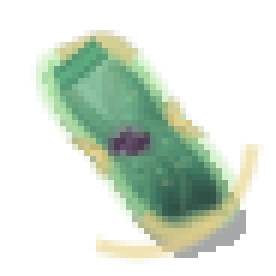
#> input picture prototypes/defold/main/art/actor_00.png, 46 x 46 px, given in place of bed_0_0.png, which was not available (shown 6 times larger)
$ python bake_terrain.py ../main/art/actor_00.png
#> lines starting #> are read from the running program, lines starting #| are printed output that depends on the picture
"""Pack the original Godot terrain and fluid optical lookup into Defold atlases."""
from pathlib import Path
import argparse

import numpy as np
from PIL import Image

MAIN = Path(__file__).resolve().parents[1] / "main"
ART = MAIN / "art"


def texture_water(source):
    """Add softly scattered micro-debris to the blue channel of the flow map."""
    rgb = np.asarray(source.convert("RGB")).copy()
    height, width = rgb.shape[:2]
    rng = np.random.default_rng(414)
    sediment = np.zeros((height, width), dtype=np.float32)
    offsets = np.arange(-4, 5)
    x, y = np.meshgrid(offsets, offsets)
    for _ in range(460):
        cx, cy = rng.integers(0, (width, height))
        angle = rng.uniform(0, np.pi)
        u = x * np.cos(angle) + y * np.sin(angle)
        v = -x * np.sin(angle) + y * np.cos(angle)
        grain = rng.uniform(.20, .82) * np.exp(-(u / rng.uniform(1, 2.8))**2 - (v / .65)**2)
        patch = np.ix_((cy + offsets) % height, (cx + offsets) % width)
        sediment[patch] = np.maximum(sediment[patch], grain)
    rgb[..., 2] = np.rint(np.clip(rgb[..., 2] * .43 + sediment * 255 * .67, 0, 255)).astype(np.uint8)
    return Image.fromarray(rgb)


def pack(source):
    names = []
    for kind in ("bed", "bed_fibril", "fibril", "wall"):
        for biome in range(2):
            for variant in range(4):
                name = f"{kind}_{biome}_{variant}"
                rgba = np.asarray(Image.open(source / f"{name}.png").convert("RGBA")).copy()
#> rgba is the input picture: shape (46, 46, 4); mean R, G, B, A 52.6, 65.7, 47.9, 78.2
                alpha = rgba[..., 3:]
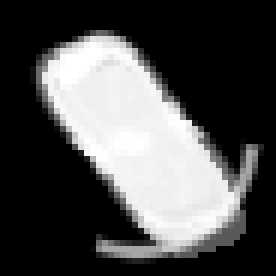
#> alpha: shape (46, 46, 1) (shown 6 times larger); min 0, max 255, mean 78.2
                colors = np.zeros_like(rgba[..., :3], dtype=np.float32)
                np.divide(rgba[..., :3].astype(np.float32) * 255, alpha,
                          out=colors, where=alpha > 0)
                rgba[..., :3] = np.clip(colors, 0, 255).astype(np.uint8)
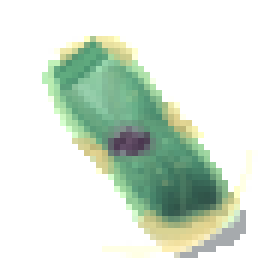
#> rgba: shape (46, 46, 4) (shown 6 times larger); mean R, G, B, A 61, 73.4, 60.4, 78.2; transparent parts drawn white
                Image.fromarray(rgba).save(ART / f"{name}.png", optimize=True)
                names.append(name)
    (MAIN / "terrain.atlas").write_text(
        "".join(f'images {{ image: "/main/art/{name}.png" }}\n' for name in names)
        + "margin: 2\nextrude_borders: 2\ninner_padding: 0\n"
    )
    # Exactly one 256x256 image with no padding so the GPU can repeat it.
    flow_path = ART / "liquid_flow.png"
    texture_water(Image.open(source / flow_path.name)).save(flow_path, optimize=True)
    (MAIN / "liquid.atlas").write_text('images { image: "/main/art/liquid_flow.png" }\n')


if __name__ == "__main__":
    parser = argparse.ArgumentParser(description=__doc__)
    parser.add_argument("source", type=Path)
#> (the run stopped early here; a loop or call above may not have finished)
